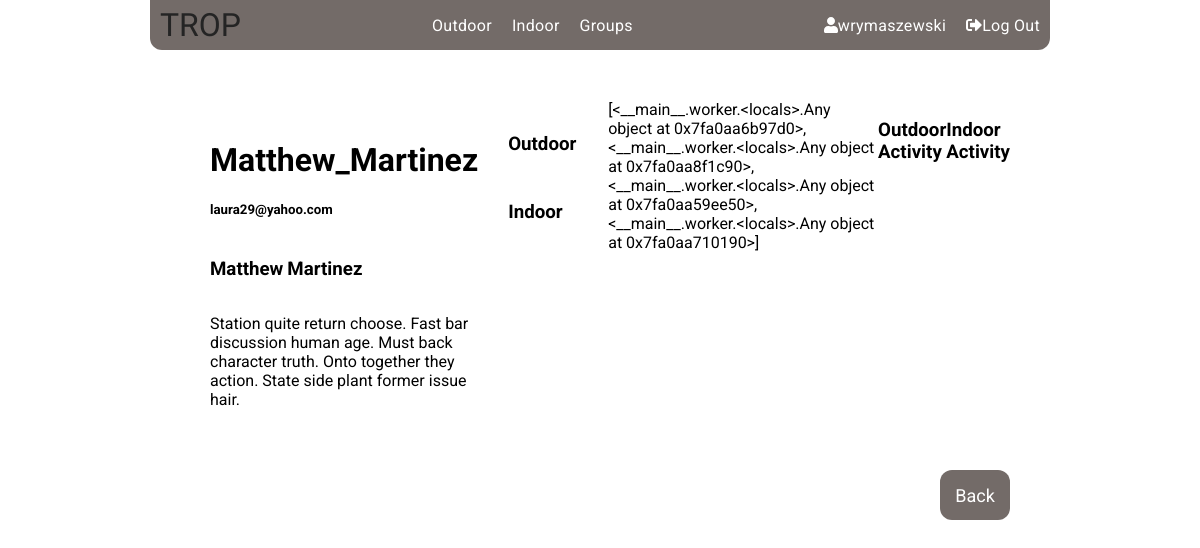
The app's page /accounts/Matthew_Martinez/profile/ (signed in) with its own data.
### accounts/models.py (models this page shows)
class UserProfile(models.Model):
    user = models.OneToOneField(User, on_delete=models.CASCADE)
    first_name = models.CharField(max_length=100, blank=True, null=True)
    last_name = models.CharField(max_length = 100, blank=True, null=True)
    avatar = CloudinaryField('avatar', default = 'user-placeholder-circle_o5pzxf.png',
                            null=True, blank=True)
    email = models.EmailField(blank=True, null=True)
    description = models.TextField(blank=True, null=True)
    hidden = models.BooleanField(default=False)
    def __str__(self):
        return self.user.username

### accounts/views.py (the view)
# urls.py: url(r'(?P<username>\w+)/profile/$', views.get_user_profile,
@login_required
def get_user_profile(request, username):
    userprofile = UserProfile.objects.select_related().get(user__username__iexact = username)
    context_dict = {
                    "userprofile": userprofile,
                    "chart_list": [
                                    indoor_charts.training_line_chart(username),
                                    indoor_charts.gym_pie_chart(username),
                                    outdoor_charts.user_ascent_chart(username),
                                    outdoor_charts.user_ascent_pie_chart(username)
                                    ],
                }
    return render(request, 'accounts/userprofile_detail.html',
                    context_dict)

### charts/charts.py (called while the page is built)
def pie(queryset, terms, title, verbose=None):
    data = DataPool(
           series=
            [{'options': {
               'source': queryset
               },
              'terms': [
                terms[0],
                terms[1],
                ]
            }]
    )
    cht = Chart(
            datasource = data,
            series_options =
              [{'options':{
                  'type': 'pie',
                  'stacking': False},
                'terms':{
                    terms[0]: [
                    terms[1]
                    ]
                  }
                }],
            chart_options =
              {'title': {
                   'text': title},
               },
                x_sortf_mapf_mts=(None, verbose, False))
    return cht

### indoor/charts.py (called while the page is built)
def gym_pie_chart(args):
    return pie(
            queryset = (Training.objects
                        .filter(user__username = args)
                        .values('location__name')
                        .order_by()
                        .annotate(Count=Count('location__name'))),
            terms = ['location__name', 'Count'],
            title = 'Gyms'
    )

### routes/charts.py (called while the page is built)
def user_ascent_pie_chart(args):
    return pie(
                queryset = (Ascent.objects
                            .filter(user__username__iexact = args)
                            .values('ascent_style')
                            .order_by()
                            .annotate(Count=Count('ascent_style'))),
                terms = ['ascent_style', 'Count'],
                title = 'Styles of Ascent',
                verbose = verbose_style
    )

### accounts/templates/accounts/userprofile_detail.html (shortened to what this page needs)
{% extends "accounts/accounts_base.html" %}
{% load static %}
{% load cloudinary %}
{% block accounts_content %}
  <div class="user-profile">
      {% load cloudinary %}
    <div class="user-data">
      <h1>{{userprofile}}</h1>
      <h5>{{userprofile.email}}</h5>
      <h3 class="user-name">{{userprofile.first_name}}</h3>
      <h3 class="user-name">{{userprofile.last_name}}</h3>
      <p>{{userprofile.description}}</p>
    </div>
    <div class="user-options">
        <h3><a href="{% url 'routes:user_ascents'   username=userprofile.user.username %}">Outdoor</a></h3>
        <h3><a href="{% url 'indoor:training_list' username=userprofile.user.username %}">Indoor</a></h3>
      </div>
      {% load chartit %}
      {{chart_list|load_charts:'in_line,in_pie,out_line,out_pie'}}
        <h3>Outdoor Activity</h3>
        <h3>Indoor Activity</h3>
    </div>
{% endblock accounts_content %}

### templates/base.html (shortened to what this page needs)
<!DOCTYPE html>
{% load staticfiles %}
<html>
  <head>
    <link rel="stylesheet" href="{% static 'css/main.css' %}">
    <link rel="stylesheet" href="https://cdn.datatables.net/1.10.16/css/jquery.dataTables.min.css">
  </head>
  <body>
    <div class="container">
      <nav class="navbar">
          <a class="logo nav-element" href="{% url 'home' %}">TROP</a>
          <ul class="nav-element">
          {% if user.is_authenticated %}
            <li class="nav-item"><a class="nav-link" href="{% url 'routes:sectors' %}">Outdoor</a></li>
            <li class="nav-item"><a class="nav-link" href="{% url 'indoor:training_list' username=user.username %}">Indoor</a></li>
            <li class="nav-item"><a class="nav-link" href="{% url 'accounts:group_list' %}">Groups</a></li>
          {% else %}
            <li class="nav-item"><a class="nav-link" href="{% url 'routes:sectors' %}">Climbing locations</a></li>
          {% endif %}
          </ul>
          <ul class="nav-element">
            {% if user.is_authenticated %}
              <li class="nav-item">
                <a class="nav-link" href="{% url 'accounts:redirect' %}">
                  <span class="fas fa-user"></span><span> {{user}}</span>
                </a>
              </li>
                <li class="nav-item">
                  <a class="nav-link" href="{% url 'accounts:logout' %}">
                    <span class="fas fa-sign-out-alt"></span><span> Log Out</span>
                  </a>
                </li>
            {% endif %}
          </ul>
      </nav>
      <main class="content">
        {% block content %}{% endblock content %}
      </main>
    </div>
  </body>
</html>

### static/css/main.css (style rules this page uses)
.users .user-profile { display: flex; justify-content: space-between; width: 100%; height: 100%; margin: 25px 0 0 0; }
.users .user-profile .user-data { padding: 20px; }
.users .user-profile .user-data .user-name { display: inline-block; }
.users .user-profile .user-options h2, .users .user-profile .user-options h3 { display: flex; width: 110px; height: 50px; }
.users .user-profile .user-options h2 > a, .users .user-profile .user-options h3 > a { display: flex; align-items: center; padding-left: 10px; width: 100%; color: #000; text-decoration: none; border-radius: 12px; transition: 0.6s linear; }
.navbar { display: flex; align-items: center; justify-content: space-between; background-color: #736B68; height: 50px; border-radius: 0 0 12px 12px; }
.navbar .nav-element { display: flex; align-items: center; padding: 0; height: 100%; }
.navbar .nav-element:first-child { font-family: Bungee, sans-serif; text-decoration: none; color: #242424; font-size: xx-large; transition: 0.6s linear; padding: 0 10px; }
.navbar .nav-element .nav-item { display: flex; align-items: center; justify-content: center; height: 100%; list-style: none; }
.navbar .nav-element .nav-item .nav-link { display: flex; align-items: center; justify-content: center; color: #fff; text-decoration: none; letter-spacing: 0.3px; padding: 0 10px; height: 100%; transition: 0.6s linear; }
.container { width: 900px; margin: 0 auto; font-family: Roboto, sans-serif; }
body { margin: 0; padding: 0; }

### records on screen
UserProfile: user.username "Matthew_Martinez", email "laura29@yahoo.com", first_name "Matthew", last_name "Martinez", description "Station quite return choose. Fast bar discussion human age. Must back character truth. Onto together they action. State side plant former issue hair."

### other values on screen
{{ user }} "wrymaszewski"
